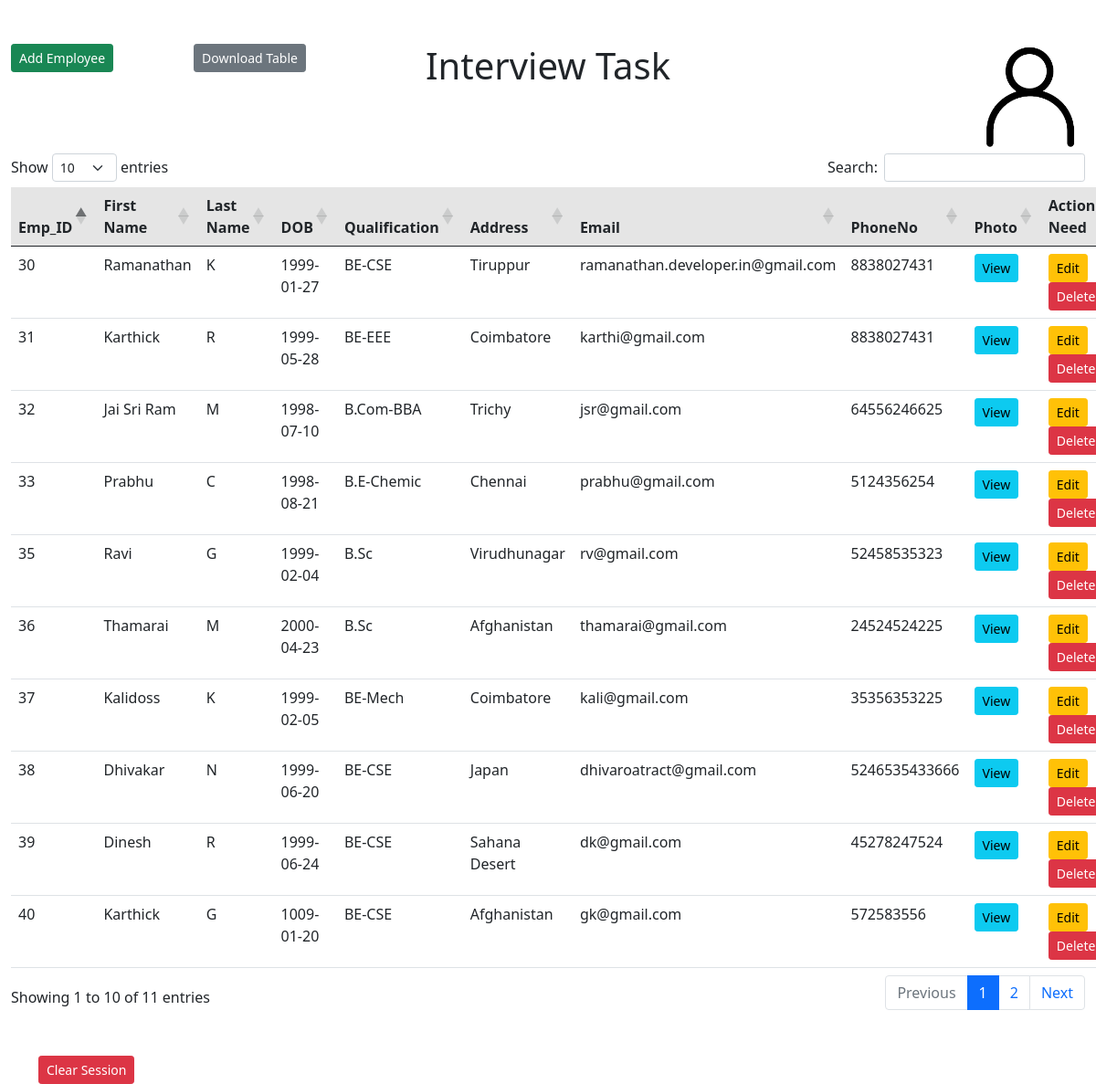
The app's page /index.php (signed in) with its own data.
### tables this page shows
CREATE TABLE `employee` (
  `employee_id` int(11) NOT NULL,
  `firstname` varchar(12) NOT NULL,
  `lastname` varchar(8) NOT NULL,
  `date_of_birth` varchar(12) NOT NULL,
  `education_qualification` varchar(10) NOT NULL,
  `emp_address` varchar(50) NOT NULL,
  `email` varchar(50) NOT NULL,
  `phone` bigint(10) NOT NULL,
  `emp_password` varchar(12) NOT NULL,
  `photo` varchar(50) NOT NULL,
  `emp_resume` varchar(50) NOT NULL,
  `created_at` timestamp NOT NULL DEFAULT current_timestamp()
);

### index.php (the view, shortened to what this page needs)
<?php
include('connect.php');
?>
<!doctype html>
<html lang="en">
  <head>
    <link href="https://cdn.jsdelivr.net/npm/bootstrap@5.0.2/dist/css/bootstrap.min.css" rel="stylesheet"
>
    <link rel="stylesheet" href="https://cdn.datatables.net/1.11.0/css/dataTables.bootstrap5.min.css">
  </head>
  <body>
    <div class="container-fluid mt-5">
      <div class="row">
        <div class="col-md-2"><a href="addEmployee.php" class="btn btn-sm btn-success">Add Employee</a></div>
        <div class="col-md-2">
            <form method="POST" action="export.php">
                <input type="submit" name="export" value="Download Table" class="btn btn-sm btn-secondary">
            </form>
        </div>
        <div class="col-md-4"><h1 class="text-center">Interview Task</h1></div>
        <div class="col-md-4"><img class="float-end" id="profile" src="images/images.png" alt="Employee Image" height=120px width=120px></div>
      </div>
    </div>
    <div class="container-fluid">
        <div class="row">
            <div class="container">
                <div class="row">
                    <div class="col-md-12">
                      <table id="datatable" class='table'>
                        <thead class="table-active">
                          <th>Emp_ID</th>
                          <th>First Name</th>
                          <th>Last Name</th>
                          <th style="width: 9%">DOB</th>
                          <th>Qualification</th>
                          <th>Address</th>
                          <th>Email</th>
                          <th>PhoneNo</th>
                          <th>Photo</th>
                          <th style="width: 10%">Action Need</th>
                        </thead>
                        <tbody>
                            <?php
                            $sql = "SELECT * FROM employee";
                            $results = $connect->query($sql);
                            while($final=$results->fetch_assoc()){?>
                          <tr>
                            <td><?php echo $final['employee_id'];?></td>
                            <td><?php echo $final['firstname'];?></td>
                            <td><?php echo $final['lastname'];?></td>
                            <td><?php echo $final['date_of_birth'];?></td>
                            <td><?php echo $final['education_qualification'];?></td>
                            <td><?php echo $final['emp_address'];?></td>
                            <td><?php echo $final['email'];?></td>
                            <td><?php echo $final['phone'];?></td>
                            <td><button class="btn btn-sm btn-info"onclick="document.getElementById('profile').src='<?php echo $final['photo']?>'">View</button></td>
                            <td><a class="btn btn-sm btn-warning w-1" href="editEmployee.php?emp_id=<?php echo $final['employee_id']?>">Edit</a>
                            <a class="btn btn-sm btn-danger" href="delete.php?emp_id=<?php echo $final['employee_id']?>">Delete</a>
                            </td>
                          </tr>
                            <?php } ?>
                        </tbody>
                      </table>
                    </div>
                </div>
            </div>
        </div>
    </div>
    <div class="container mt-5">
        <div class="row">
            <div class="col-md-4">
                <a href="destroy_Sesisson.php" class="btn btn-sm btn-danger">Clear Session</a>
            </div>
        </div>
    </div>
  </body>
</html>

### records on screen
employee: employee_id "30", firstname "Ramanathan", lastname "K", date_of_birth "1999-01-27", education_qualification "BE-CSE", emp_address "Tiruppur", email "ramanathan.developer.in@gmail.com", phone "8838027431"
employee: employee_id "31", firstname "Karthick", lastname "R", date_of_birth "1999-05-28", education_qualification "BE-EEE", emp_address "Coimbatore", email "karthi@gmail.com", phone "8838027431"
employee: employee_id "32", firstname "Jai Sri Ram", lastname "M", date_of_birth "1998-07-10", education_qualification "B.Com-BBA", emp_address "Trichy", email "jsr@gmail.com", phone "64556246625"
employee: employee_id "33", firstname "Prabhu", lastname "C", date_of_birth "1998-08-21", education_qualification "B.E-Chemic", emp_address "Chennai", email "prabhu@gmail.com", phone "5124356254"
employee: employee_id "35", firstname "Ravi", lastname "G", date_of_birth "1999-02-04", education_qualification "B.Sc", emp_address "Virudhunagar", email "rv@gmail.com", phone "52458535323"
employee: employee_id "36", firstname "Thamarai", lastname "M", date_of_birth "2000-04-23", education_qualification "B.Sc", emp_address "Afghanistan", email "thamarai@gmail.com", phone "24524524225"
employee: employee_id "37", firstname "Kalidoss", lastname "K", date_of_birth "1999-02-05", education_qualification "BE-Mech", emp_address "Coimbatore", email "kali@gmail.com", phone "35356353225"
employee: employee_id "38", firstname "Dhivakar", lastname "N", date_of_birth "1999-06-20", education_qualification "BE-CSE", emp_address "Japan", email "dhivaroatract@gmail.com", phone "5246535433666"
employee: employee_id "39", firstname "Dinesh", lastname "R", date_of_birth "1999-06-24", education_qualification "BE-CSE", emp_address "Sahana Desert", email "dk@gmail.com", phone "45278247524"
employee: employee_id "40", firstname "Karthick", lastname "G", date_of_birth "1009-01-20", education_qualification "BE-CSE", emp_address "Afghanistan", email "gk@gmail.com", phone "572583556"
